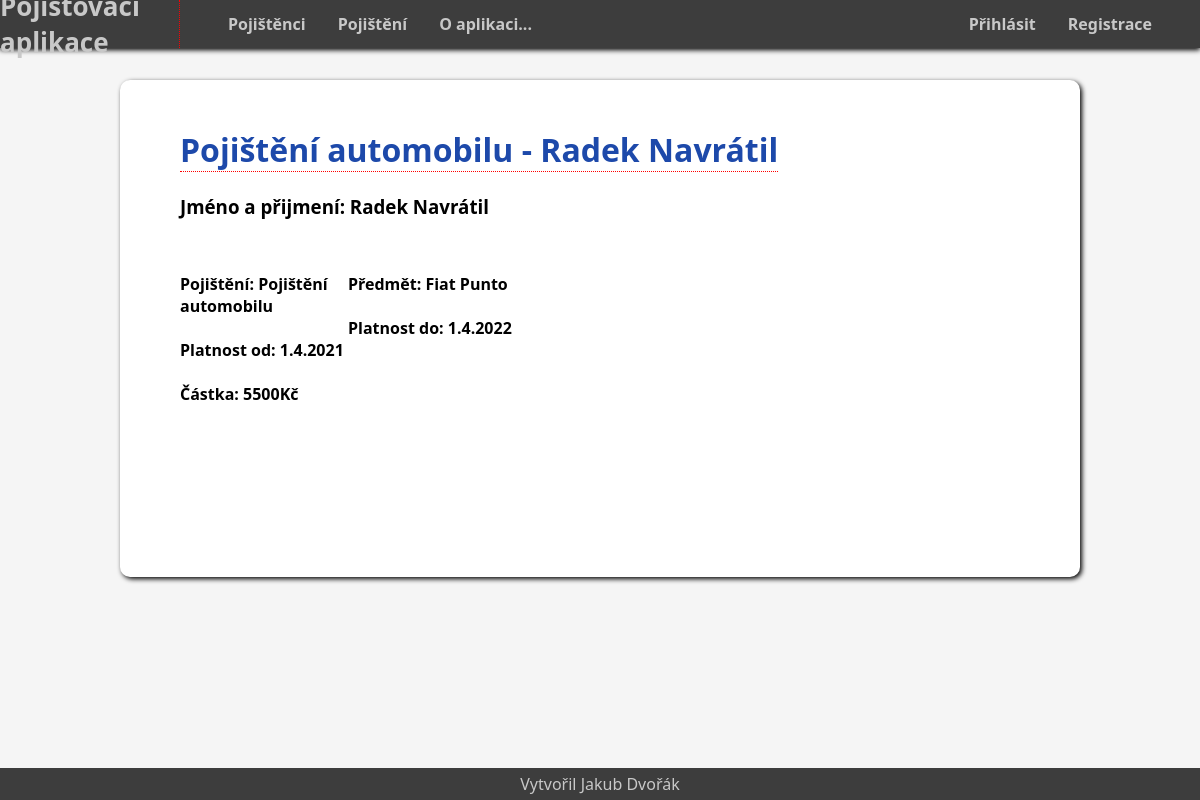
The app's page /23/detail_pojisteni/ with its own data.
### mainapp/models.py (models this page shows)
class ZalozenaPojisteni(models.Model):
    pojistka = models.ForeignKey(Pojisteni, null=True,verbose_name = "Pojištění", on_delete = models.SET_NULL)
    pojistenec = models.ForeignKey(Pojistenec, null=True,verbose_name = "Pojištěnec", on_delete = models.CASCADE)
    castka = models.IntegerField(null=True,blank=True,verbose_name = "Částka")
    predmet_pojisteni = models.CharField(max_length=80,null=True,blank=True, verbose_name = "Předmět pojištění")
    platnost_od = models.CharField(max_length=80,null=True,blank=True)
    platnost_do = models.CharField(max_length=80,null=True,blank=True)
    class Meta:
        verbose_name = "Založena pojistka"
        verbose_name_plural = "Založené pojištění"
    def __str__(self):
        return f"{self.pojistka} - {self.pojistenec}"

class Pojisteni(models.Model):
    nazev = models.CharField(max_length=180,verbose_name = "Název")
    class Meta:
        verbose_name = "Pojištění"
        verbose_name_plural = "Pojištění"
    def __str__(self):
        return f"{self.nazev}"

class Pojistenec(models.Model):
    Jmeno = models.CharField(max_length=20,verbose_name = "Jméno")
    Prijmeni = models.CharField(max_length=20,verbose_name = "Přijmení")
    email = models.EmailField(max_length=80, unique=False)
    tel = models.IntegerField()
    mesto = models.CharField(max_length=80,verbose_name = "Město")
    ulice = models.CharField(max_length=80)
    PSC = models.IntegerField(verbose_name = "PSČ")
    class Meta:
        verbose_name = "Pojištěnec"
        verbose_name_plural = "Pojištěnci"
    def __str__(self):
        return f"{self.Jmeno} {self.Prijmeni}"

### mainapp/views.py (the view, shortened to what this page needs)
# urls.py: path('<int:pk>/detail_pojisteni/',views.CurrentDetailPojisteni.as_view(),name="detail_pojisteni"),
class CurrentDetailPojisteni(generic.DetailView,generic.ListView):
    model = ZalozenaPojisteni
    template_name = "mainapp/detail_pojistky.html"
    def get(self,request,pk):
        try:
            pojistka = self.get_object()
        except:
            return redirect("index")
        return render(request,self.template_name,{"pojistka":pojistka})

### mainapp/templates/mainapp/detail_pojistky.html (shortened to what this page needs)
{% extends "base.html" %}
{% load crispy_forms_tags %}
{% block content %}
<div class="nadpis">
<h1>{{ pojistka }}</h1>
</div>
<br>
<h3>Jméno a přijmení: {{ pojistka.pojistenec }} </h3><br>
<div class="conteiner">
<div class="item1">
Pojištění: {{ pojistka.pojistka}} <br>
<br>
Platnost od: {{ pojistka.platnost_od }}<br>
<br>
Částka: {{ pojistka.castka }}Kč <br>
</div>
<div class="item2">
Předmět: {{ pojistka.predmet_pojisteni }} <br>
<br>
Platnost do: {{ pojistka.platnost_do }} <br>
</div>
</div>
<br>
<form method="POST">
<br>
</form>
{% endblock %}

### mainapp/static/css/styl.css (style rules this page uses)
* { margin: 0; padding: 0; box-sizing: border-box; font-family: system-ui, -apple-system, BlinkMacSystemFont, 'Segoe UI', Roboto, Oxygen, Ubuntu, Cantarell, 'Open Sans', 'Helvetica Neue', sans-serif; }
.conteiner { margin-top: 2em; display: grid; grid-template-columns: 20% 20%; font-weight: bold; }
.item1 { grid-column: 1; }
.item2 { grid-column: 2; }
body { min-height: 100vh; background-color: whitesmoke; }
.nadpis { font-weight: bold; color: rgb(29, 73, 170); border-bottom: red dotted 1px; width: max-content; }

### records on screen
ZalozenaPojisteni: pojistka+pojistenec "Pojištění automobilu - Radek Navrátil", pojistenec "Radek Navrátil", pojistka "Pojištění automobilu", platnost_od "1.4.2021", castka "5500", predmet_pojisteni "Fiat Punto", platnost_do "1.4.2022"
